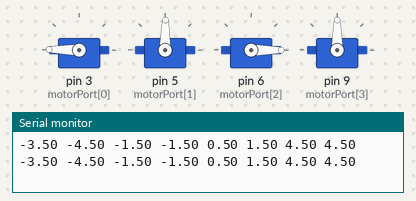
Simulated run of this sketch. Board: Arduino Uno, built with avr-gcc and run on an emulated ATmega328P. On the bench: 4 × servo, the last lines printed to the serial monitor.

Above: at 0.05 s.
At 0.5 s:
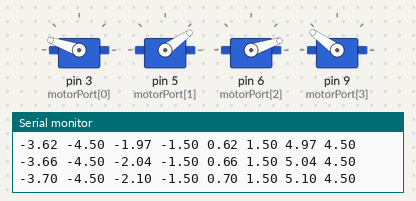
At 1.0 s:
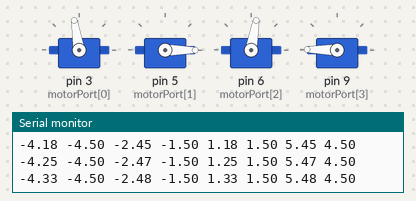
At 2.0 s:
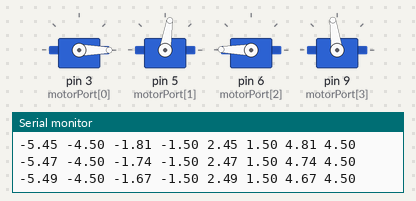
At 3.0 s:
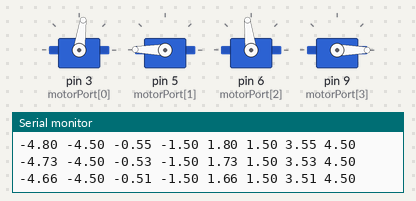
At 4.0 s:
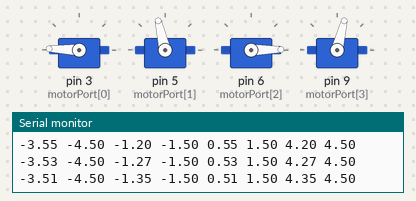
Timing chart, 0 to 5.2 s (numbered marks = the images above):
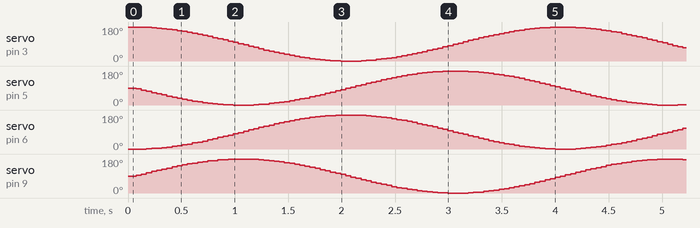

The sketch:

CircleDrone01.ino
```cpp
#include <Servo.h>

//PARAMETERS
//
//set which ports the motors will be attached to here
const unsigned char motorPort[4] = {3, 5, 6, 9};

//DO NOT TOUCH
double motorPower[4] = {0.0, 0.0, 0.0, 0.0};
Servo motor[4];

float w = 90 * PI/180.0/1000;
float theta = 0;
long checkpoint, elapsed;

//SETUP
//    --0--
//   /     \
//  3       1
//   \     /
//    --2--

//moves the vehicle according to a vector
void move_omni(double x, double y, double power = 1.0)
{
  double m = sqrt(x*x + y*y);
  double p = max(-1.0, min(1.0, power));

  motorPower[0] = p * x/m;
  motorPower[1] = p * -y/m;
  motorPower[2] = p * -x/m;
  motorPower[3] = p * y/m;
}
//rotates the vehicle in place
void rotate_omni(double power)
{
  double p = max(-1.0, min(1.0, power));

  motorPower[0] = p;
  motorPower[1] = p;
  motorPower[2] = p;
  motorPower[3] = p;
}

//SETUP
//   |-----|
//   0     1
//   |     |
//   2     3
//   |-----|

//moves the vehicle according to a vector
void move_mechanum(double x, double y, double power = 1.0)
{
  double m = abs(x) + abs(y);
  double p = max(-1.0, min(1.0, power));

  motorPower[0] =  (y + x)/m * p;
  motorPower[1] = (-y + x)/m * p;
  motorPower[2] =  (y - x)/m * p;
  motorPower[3] = (-y - x)/m * p;
}
//rotates the vehicle in place
void rotate_mechanum(double power)
{
  double p = max(-1.0, min(1.0, power));

  motorPower[0] = p;
  motorPower[1] = p;
  motorPower[2] = p;
  motorPower[3] = p;
}

//call to update state of motors
void drive()
{
  for(int i = 0; i < 4; ++i)
  {
    motor[i].write((motorPower[i] + 1.0) * 90.0);
    //Serial.print((motorPower[i] + 1.0) * 90.0);
    //if(i < 3) Serial.print(" ");
    //else Serial.println("");
  }
}

void setup() {
  Serial.begin(9600);
  for(int i = 0; i < 4; ++i) motor[i].attach(motorPort[i]);
  checkpoint = millis();
}

void loop() {
  elapsed = millis() - checkpoint;
  checkpoint += elapsed;
  theta += w * elapsed;
  while(theta >= 2 * PI) theta -= 2 * PI;
  //delay(50);
  move_omni(cos(theta), sin(theta), 1);
  int i = 0;
  do
  {
    Serial.print(motorPower[i] + 3 * (float(i)-1.5));
    Serial.print(" ");
    Serial.print(3*(float(i)-1.5));
    Serial.print(" ");
    ++i;
  } while(i < 4);
//  Serial.print(theta);
//  Serial.print(" ");
//  Serial.print(cos(theta) * 10);
//  Serial.print(" ");
//  Serial.print(sin(theta)* 10);

  Serial.println("");
  drive();
}
```
